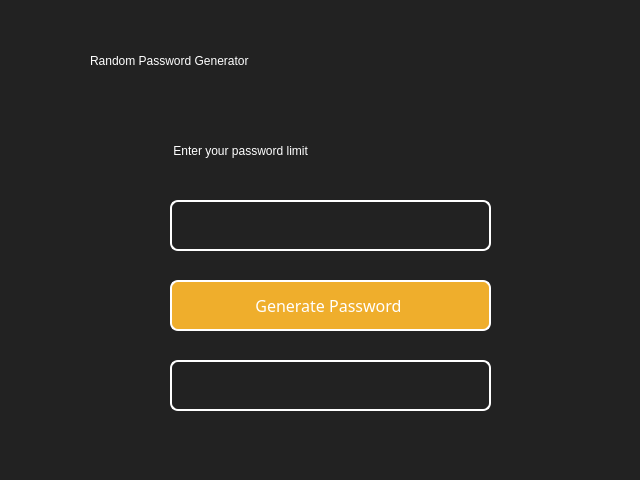
<?xml version="1.0" encoding="UTF-8"?>
<ui version="4.0">
 <class>mainWindow</class>
 <widget class="QMainWindow" name="mainWindow">
  <property name="enabled">
   <bool>true</bool>
  </property>
  <property name="geometry">
   <rect>
    <x>0</x>
    <y>0</y>
    <width>640</width>
    <height>480</height>
   </rect>
  </property>
  <property name="windowTitle">
   <string>Random Password Generator</string>
  </property>
  <property name="styleSheet">
   <string notr="true">background-color: rgb(34, 34, 34);
color:white;
border-radius:8px
</string>
  </property>
  <widget class="QWidget" name="centralwidget">
   <widget class="QLabel" name="AppTitle">
    <property name="geometry">
     <rect>
      <x>90</x>
      <y>30</y>
      <width>461</width>
      <height>61</height>
     </rect>
    </property>
    <property name="styleSheet">
     <string notr="true">color: rgb(255, 255, 255);
font: 20pt &quot;Copperplate Gothic Bold&quot;;
</string>
    </property>
    <property name="text">
     <string>Random Password Generator </string>
    </property>
   </widget>
   <widget class="QLineEdit" name="PassLimit">
    <property name="geometry">
     <rect>
      <x>170</x>
      <y>200</y>
      <width>321</width>
      <height>51</height>
     </rect>
    </property>
    <property name="styleSheet">
     <string notr="true">color: rgb(255, 255, 255);
font: 15pt &quot;MV Boli&quot;;
padding:8px;
border:2px solid white;
border-radius: 8px;</string>
    </property>
    <property name="text">
     <string/>
    </property>
   </widget>
   <widget class="QLabel" name="PassTitle">
    <property name="geometry">
     <rect>
      <x>170</x>
      <y>120</y>
      <width>321</width>
      <height>61</height>
     </rect>
    </property>
    <property name="styleSheet">
     <string notr="true">color: rgb(255, 255, 255);
font: 16pt &quot;Copperplate Gothic Bold&quot;;
</string>
    </property>
    <property name="text">
     <string> Enter your password limit</string>
    </property>
   </widget>
   <widget class="QPushButton" name="pushButton">
    <property name="geometry">
     <rect>
      <x>170</x>
      <y>280</y>
      <width>321</width>
      <height>51</height>
     </rect>
    </property>
    <property name="font">
     <font>
      <family>Copperplate Gothic Bold</family>
      <pointsize>12</pointsize>
      <weight>50</weight>
      <italic>false</italic>
      <bold>false</bold>
     </font>
    </property>
    <property name="mouseTracking">
     <bool>false</bool>
    </property>
    <property name="styleSheet">
     <string notr="true">color: rgb(255, 255, 255);
background-color: rgb(239, 174, 44);
padding:8px;
font: 12pt &quot;Copperplate Gothic Bold&quot;;
border:2px solid white;
border-radius: 8px;</string>
    </property>
    <property name="text">
     <string>Generate Password </string>
    </property>
    <property name="checkable">
     <bool>false</bool>
    </property>
   </widget>
   <widget class="QLineEdit" name="Output">
    <property name="geometry">
     <rect>
      <x>170</x>
      <y>360</y>
      <width>321</width>
      <height>51</height>
     </rect>
    </property>
    <property name="styleSheet">
     <string notr="true">color: rgb(255, 255, 255);
font: 15pt &quot;MV Boli&quot;;
padding:8px;
border:2px solid white;
border-radius: 8px;</string>
    </property>
    <property name="text">
     <string/>
    </property>
   </widget>
  </widget>
  <widget class="QStatusBar" name="statusbar"/>
 </widget>
 <resources/>
 <connections/>
</ui>
